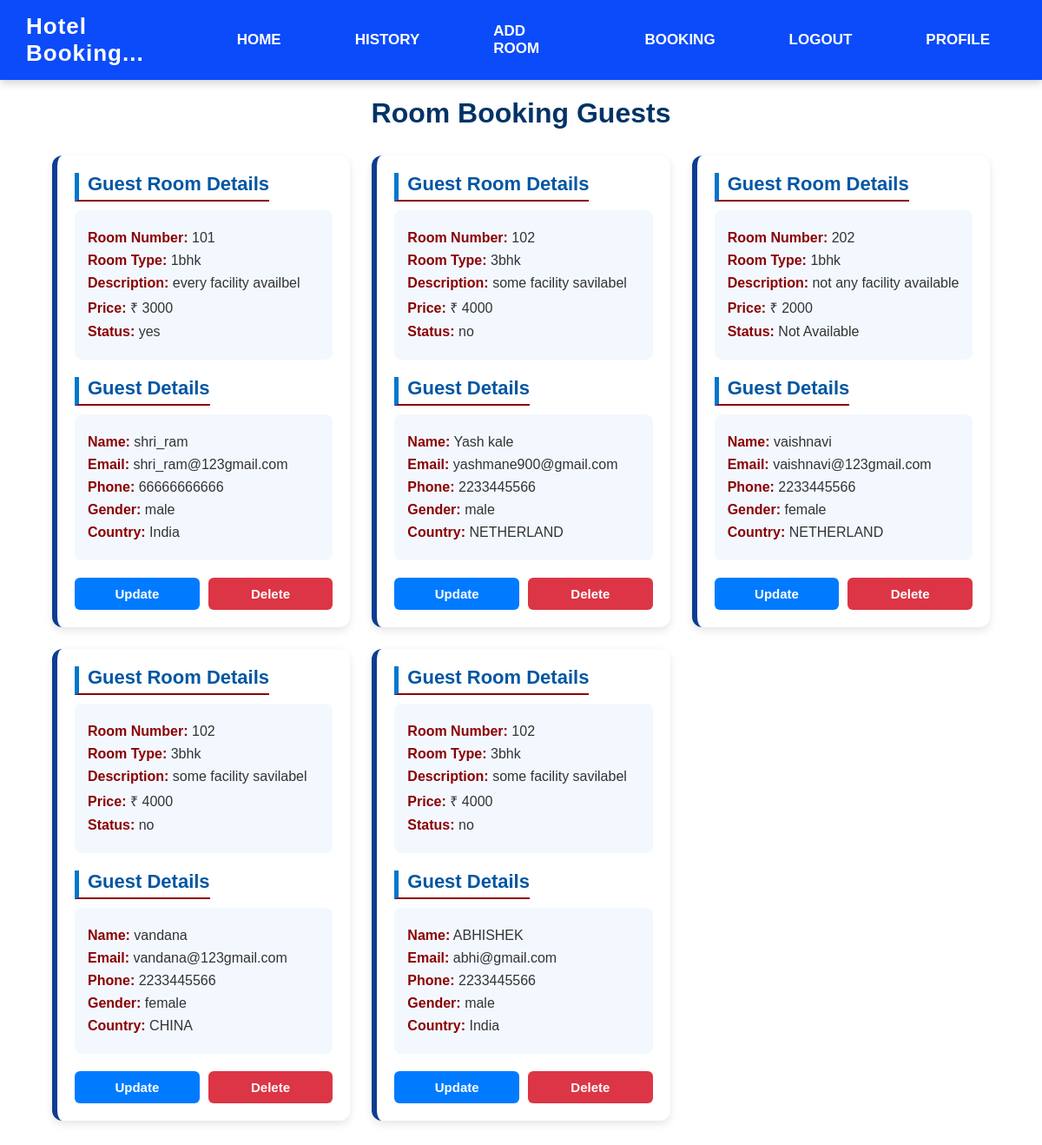
Page /booking/ (signed in) on the committed database.
### base/models.py (models this page shows)
class Guest(models.Model):
    room_number = models.CharField(max_length=20)
    room_type = models.CharField(max_length=30)
    room_desc = models.CharField(max_length=30)
    price_per_night = models.CharField(max_length=20)
    is_available = models.CharField(max_length=10)
    name = models.CharField(max_length=30)
    email = models.EmailField()
    phone_number = models.IntegerField()
    gender = models.CharField(max_length=20)
    country = models.CharField(max_length=20)

### base/views.py (the view)
# urls.py: path("booking/",booking,name='booking'),
def booking(request):
    data = Guest.objects.all()
    return render(request,'booking.html',{'data':data})

### base/templates/booking.html (shortened to what this page needs)
{% extends 'main.html' %}
{% block content %}
<h1 class="title">Room Booking Guests</h1>
<div class="guest-container">
    {% for i in data %}
    <div class="guest-card">
        <h2 class="section-title">Guest Room Details</h2>
        <div class="info-box">
            <p><strong>Room Number:</strong> {{ i.room_number }}</p>
            <p><strong>Room Type:</strong> {{ i.room_type }}</p>
            <p><strong>Description:</strong> {{ i.room_desc }}</p>
            <p><strong>Price:</strong> ₹ {{ i.price_per_night }}</p>
            <p><strong>Status:</strong> {{ i.is_available }}</p>
        </div>
        <h2 class="section-title">Guest Details</h2>
        <div class="info-box">
            <p><strong>Name:</strong> {{ i.name }}</p>
            <p><strong>Email:</strong> {{ i.email }}</p>
            <p><strong>Phone:</strong> {{ i.phone_number }}</p>
            <p><strong>Gender:</strong> {{ i.gender }}</p>
            <p><strong>Country:</strong> {{ i.country }}</p>
        </div>
        <div class="btn-group">
            <a href="{% url 'update' i.id %}" class="btn update">Update</a>
            <a href="{% url 'delete' i.id %}" class="btn delete">Delete</a>
        </div>
    </div>
    {% endfor %}
</div>
{% endblock %}

### static/style.css (style rules this page uses)
* { padding:0; margin: 0; box-sizing: border-box; }
* { margin: 0; padding: 0; box-sizing: border-box; font-family: "Poppins", sans-serif; }
.title { text-align: center; margin: 30px 0; font-size: 36px; font-weight: 700; color: #0b3d91; }
.title { text-align: center; margin: 30px 0; font-size: 36px; color: #0b3d91; font-weight: 700; }
.guest-container { width: 90%; margin: auto; display: grid; grid-template-columns: repeat(auto-fit, minmax(330px, 1fr)); gap: 30px; padding-bottom: 40px; }
.guest-card { background: white; padding: 25px; border-radius: 15px; border-left: 6px solid #0b3d91; box-shadow: 0 6px 15px rgba(0,0,0,0.1); transition: 0.3s; }
.section-title { font-size: 22px; margin-bottom: 8px; color: #0b3d91; border-bottom: 2px solid #0b3d91; display: inline-block; padding-bottom: 4px; }
.info-box { background: #f2f7ff; padding: 15px; border-radius: 10px; margin-bottom: 20px; }
.info-box p { margin-bottom: 6px; color: #444; font-size: 15px; }
.info-box strong { color: #0b3d91; }
.btn-group { display: flex; gap: 10px; }
.btn { display: inline-block; padding: 10px 16px; text-decoration: none; font-weight: 600; border-radius: 10px; text-align: center; width: 100%; transition: 0.3s ease; }
.update { background: #0b3d91; color: white; }
.delete { background: #d11a2a; color: white; }
.title { text-align: center; margin: 30px 0; font-size: 36px; font-weight: 700; color: #8b0000; }
.section-title { font-size: 20px; margin-bottom: 10px; color: #8b0000; font-weight: bold; border-bottom: 2px solid #8b0000; display: inline-block; padding-bottom: 5px; }
.info-box { background: #fff4f4; padding: 15px; border-radius: 10px; margin-bottom: 20px; }
.info-box p { margin-bottom: 7px; font-size: 15px; color: #444; }
.info-box strong { color: #8b0000; }
.btn-group { display: flex; gap: 10px; margin-top: 15px; }
.btn { flex: 1; padding: 12px; text-align: center; text-decoration: none; font-weight: 600; border-radius: 12px; transition: 0.3s ease; color: white; }
.delete { background: #b30000; }

### base/templates/booking.html (style rules this page uses)
.title { text-align: center; font-size: 32px; margin-top: 20px; color: #003366; font-weight: bold; }
.guest-container { width: 90%; margin: auto; margin-top: 30px; display: grid; grid-template-columns: repeat(auto-fit, minmax(320px, 1fr)); gap: 25px; }
.guest-card { background: #ffffff; padding: 20px; border-radius: 12px; box-shadow: 0 4px 10px rgba(0,0,0,0.1); transition: 0.3s; }
.section-title { margin-bottom: 10px; font-size: 22px; color: #0056a3; border-left: 5px solid #0077cc; padding-left: 10px; }
.info-box { background: #f3f8ff; padding: 15px; margin-bottom: 20px; border-radius: 8px; }
.info-box p { margin: 8px 0; font-size: 16px; color: #333; }
.btn-group { display: flex; justify-content: space-between; margin-top: 10px; }
.btn { text-decoration: none; padding: 10px 15px; border-radius: 6px; font-size: 15px; font-weight: bold; transition: 0.3s; text-align: center; width: 48%; display: inline-block; }
.update { background: #007bff; color: white; }
.delete { background: #dc3545; color: white; }

### rows in the picture
Guest: room_number "101", room_type "1bhk", room_desc "every facility availbel", price_per_night "3000", is_available "yes", name "shri_ram", email "shri_ram@123gmail.com", phone_number "66666666666", gender "male", country "India"
Guest: room_number "102", room_type "3bhk", room_desc "some facility savilabel", price_per_night "4000", is_available "no", name "Yash kale", email "yashmane900@gmail.com", phone_number "2233445566", gender "male", country "NETHERLAND"
Guest: room_number "202", room_type "1bhk", room_desc "not any facility available", price_per_night "2000", is_available "Not Available", name "vaishnavi", email "vaishnavi@123gmail.com", phone_number "2233445566", gender "female", country "NETHERLAND"
Guest: room_number "102", room_type "3bhk", room_desc "some facility savilabel", price_per_night "4000", is_available "no", name "vandana", email "vandana@123gmail.com", phone_number "2233445566", gender "female", country "CHINA"
Guest: room_number "102", room_type "3bhk", room_desc "some facility savilabel", price_per_night "4000", is_available "no", name "ABHISHEK", email "abhi@gmail.com", phone_number "2233445566", gender "male", country "India"
